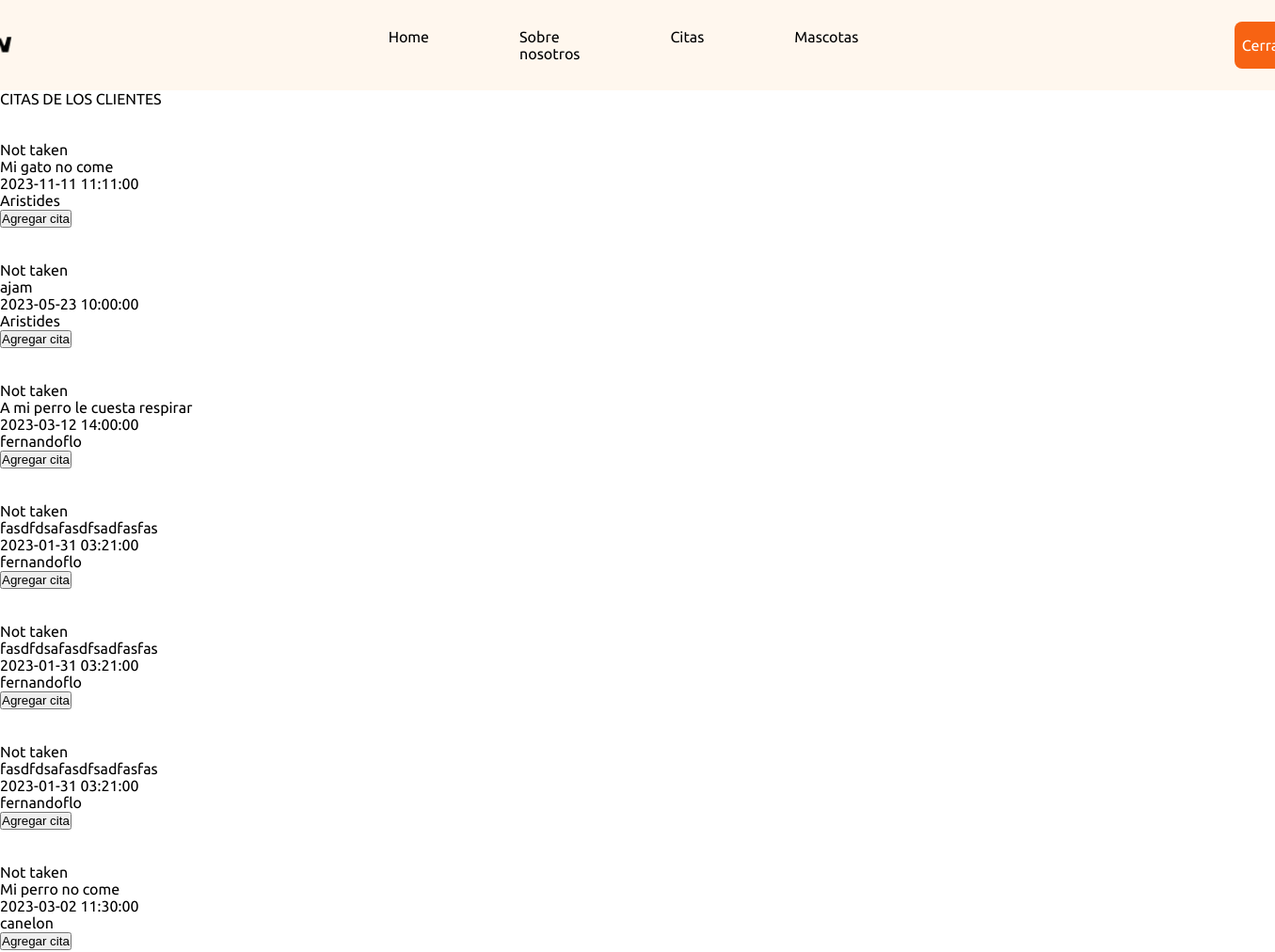
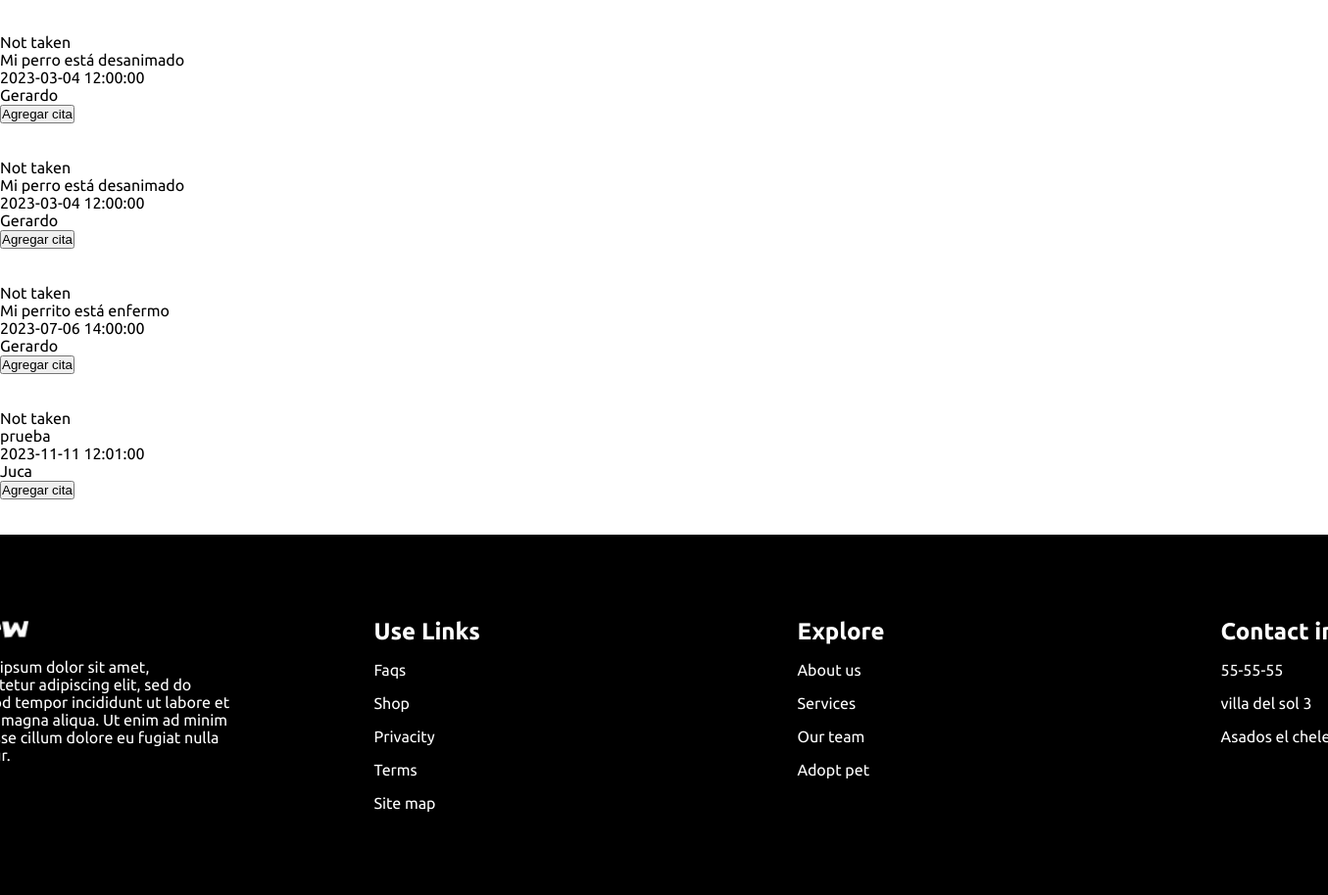
Screenshot of /veterinario/php/dashboard.php (signed in) with the database file from the repository (2 pictures, top to bottom).
### tables this page shows
CREATE TABLE `clientemascotas` (
  `id` int NOT NULL,
  `id_mascota` int NOT NULL,
  `id_cliente` int NOT NULL
);

CREATE TABLE `citas` (
  `id_cita` int NOT NULL,
  `asunto` text   NOT NULL,
  `fecha` datetime NOT NULL,
  `estado` varchar(255) NOT NULL,
  `id_cliente` int NOT NULL,
  `id_mascota` int NOT NULL
);

CREATE TABLE `mascota` (
  `id` int NOT NULL,
  `nombre` varchar(255) NOT NULL,
  `especie` varchar(255) NOT NULL,
  `raza` varchar(255) NOT NULL,
  `edad` int NOT NULL,
  `genero` varchar(15) NOT NULL
);

### veterinario/php/recibir_citas.php (called while the page is built, shortened)
<?php
$conexionBD = BD::crearInstancia();
$sql = "SELECT * FROM `clientemascotas` INNER JOIN citas ON clientemascotas.id_mascota = citas.id_mascota INNER JOIN mascota ON mascota.id = citas.id_mascota WHERE estado = 'Not taken'";
$consulta = $conexionBD->prepare($sql);
$consulta->execute();
$clienteCitas = $consulta->fetchAll(PDO::FETCH_ASSOC);
?>

### veterinario/php/dashboard.php (the view, shortened to what this page needs)
<?php
include_once('../../user/php/templates/header.php');
include_once('recibir_citas.php');
?>
    <div>
        <div>CITAS DE LOS CLIENTES</div>
        <br>
        <br>
        <div class="citas">
        <?php foreach ($clienteCitas as $cita) { ?>
            <form action="dashboard.php" method="post">
                <p><?php echo $cita['estado'] ?></p>
                <p><?php echo $cita['asunto'] ?></p>
                <p><?php echo $cita['fecha'] ?></p>
                <p><?php echo $cita['nombre'] ?></p>
                <button type="submit" name="accion" value="agregar">Agregar cita</button>
                <br>
                <br>
                <br>
            </form>
        <?php } ?>
        </div>
    </div>
<?php
include_once('../../user/php/templates/footer.php');
?>

### user/php/templates/header.php (shortened to what this page needs)
<!DOCTYPE html>
<html lang="en">
<head>
    <link rel="stylesheet" href="../../css/styles_index.css">
</head>
<body>
<header>
    <nav>
        <div class="hader">
            <div class="logo">
                <img src="../templates/img/Mew.png" alt="" id="img-h">
            </div>
            <?php
            if (isset($_SESSION['usuario'])) { ?>
                <div class="info-h">
                <a href="../views/home.php">Home</a>
                <a href="../views/about_us.php">Sobre nosotros</a>
                <a href="../views/vista_citas_usuario.php">Citas</a>
                <a href="../views/mascota_vista.php">Mascotas</a>
                </div>
                <div class="boton-h">
                <a href="../session/cerrar_sesion.php">Cerrar sesión</a>
                </div>
            <?php }
             ?>
        </div>
    </nav>
</header>

### user/php/templates/footer.php
<!DOCTYPE html>
<html lang="en">
<body>
    <footer>
        <div class="papu-m">
            <div class="mid-f">
                <div class="info-p">
                    <img src="../templates/img/logo-white.png" alt="" id="img-h">
                    <P id="space">Lorem ipsum dolor sit amet, consectetur adipiscing elit,
                        sed do eiusmod tempor incididunt ut labore et dolore magna
                        aliqua. Ut enim ad minim  velit esse cillum dolore eu fugiat nulla pariatur.
                    </P>
                </div>
                <div class="info-p">
                    <h2>Use Links</h2>
                    <p>Faqs</p>
                    <p>Shop</p>
                    <p>Privacity</p>
                    <p>Terms</p>
                    <p>Site map</p>
                </div>
                <div class="info-p">
                    <h2>Explore</h2>
                    <p>About us</p>
                    <p>Services</p>
                    <p>Our team</p>
                    <p>Adopt pet</p>
                </div>
                <div class="info-p">
                    <h2>Contact info</h2>
                    <p>55-55-55</p>
                    <p>villa del sol 3</p>
                    <p>Asados el chele</p>
                </div>
            </div>
        </div>
    </footer>
</body>
</html>

### user/css/styles_index.css (style rules this page uses)
* { margin: 0; padding: 0; }
body { width: 100%; justify-content: center; align-items: center; font-family: 'Nunito Sans', sans-serif; font-family: 'Poppins', sans-serif; font-family: 'Ubuntu', sans-serif; }
.hader { display: flex; flex-direction: row; justify-content: center; align-items: center; height: 6rem; background-color: #FFEFDE80; }
.logo { display: flex; justify-content: start; padding-right: 25rem; }
header a { text-decoration: none; }
.info-h { display: flex; flex-direction: row; gap: 6rem; color: green; text-decoration: none; }
.info-h a { color: black; text-decoration: none; }
.boton-h { display: flex; align-items: end; justify-content: end; flex-direction: row; gap: 2rem; padding-left: 25rem; }
.boton-h a { height: 50px; width: 110px; background-color: #F76313; color: white; border-radius: 0.5rem; display: flex; align-items: center; justify-content: center; }
#img-h { height: 25px; width: 80px; }
img { height: auto; width: auto; }
.papu-m { display: flex; align-items: center; justify-content: center; background-color: white; height: 23rem; width: 100%; background-color: black; color: white; }
.mid-f { display: flex; flex-direction: row; gap: 17rem; }
.info-p { display: flex; flex-direction: column; width: 10rem; gap: 1rem; }
#space { width: 18rem; }

### rows the page displays
clientemascotas: citas.estado "Not taken", citas.asunto "Mi gato no come", citas.fecha "2023-11-11 11:11:00", id_mascota.nombre "Aristides", citas.asunto "ajam", citas.fecha "2023-05-23 10:00:00"
clientemascotas: citas.estado "Not taken", citas.asunto "A mi perro le cuesta respirar", citas.fecha "2023-03-12 14:00:00", id_mascota.nombre "fernandoflo", citas.asunto "fasdfdsafasdfsadfasfas", citas.fecha "2023-01-31 03:21:00"
clientemascotas: citas.estado "Not taken", citas.asunto "Mi perro no come", citas.fecha "2023-03-02 11:30:00", id_mascota.nombre "canelon"
clientemascotas: citas.estado "Not taken", citas.asunto "Mi perro está desanimado", citas.fecha "2023-03-04 12:00:00", id_mascota.nombre "Gerardo", citas.asunto "Mi perrito está enfermo", citas.fecha "2023-07-06 14:00:00"
clientemascotas: citas.estado "Not taken", citas.asunto "prueba", citas.fecha "2023-11-11 12:01:00", id_mascota.nombre "Juca"
